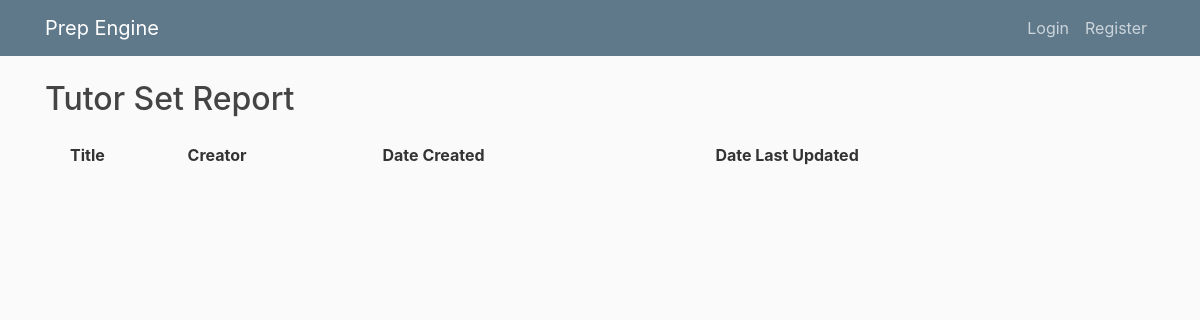
Page /reports/ on the earlier database version.
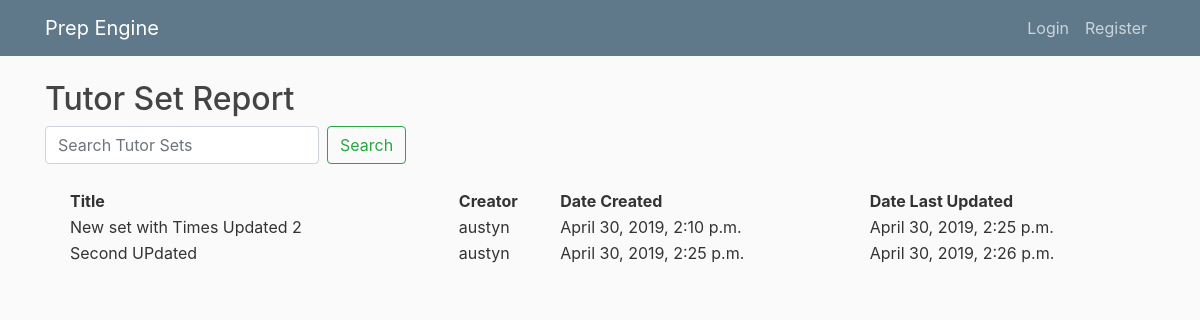
Same page on the later database version.
### tutor_sets/models.py (models this page shows, shortened)
class TutorSet(models.Model):
    title = models.CharField(max_length=100)
    description = models.TextField(blank=True, null=True)
    author = models.ForeignKey(User, on_delete=models.CASCADE)
    date_created = models.DateTimeField(auto_now_add=True)
    date_updated = models.DateTimeField(auto_now=True)

### home/views.py (the view)
# urls.py: path('reports/', home_views.ReportListView.as_view(), name='reports'),
class ReportListView(ListView):
    model = TutorSet
    template_name = 'home/reports.html'
    context_object_name = 'tutorSets'
    paginate_by = 5
    def get_queryset(self):
        if 'search' in self.request.GET:
            search_term = self.request.GET['search']
            return TutorSet.objects.filter(
                            Q(title__icontains=search_term)|
                            Q(author__username__icontains=search_term)|
                            Q(description__icontains=search_term))
        return TutorSet.objects.all()

### home/templates/home/reports.html
{% extends "home/base.html" %}
{% block content %}
    <h2>Tutor Set Report</h2>
    {% if tutorSets %}
    <form class="form-inline my-2 my-lg-0">
      <input
          class="form-control mr-sm-2 "
          type="search"
          placeholder="Search Tutor Sets"
          aria-label="Search"
          name="search"
      >
      <button class="btn btn-outline-success my-2 my-sm-0 " type="submit">Search</button>
    </form>
    {% endif %}
    <table style="width:100%" class="table-hover m-4">
        <tr>
            <th>Title</th>
            <th>Creator</th>
            <th>Date Created</th>
            <th>Date Last Updated</th>
        </tr>
        {% for tutorSet in tutorSets %}
            <tr>
                <td>{{ tutorSet.title }}</td>
                <td>{{ tutorSet.author.username }}</td>
                <td>{{ tutorSet.date_created}}</td>
                <td>{{ tutorSet.date_updated}}</td>
            </tr>
        {% endfor %}
    </table>
{% endblock %}

### home/templates/home/base.html (shortened to what this page needs)
{% load static %}
<!DOCTYPE html>
    <html lang="en">
    <head>
        <link rel="stylesheet" href="https://maxcdn.bootstrapcdn.com/bootstrap/4.0.0/css/bootstrap.min.css">
        <link rel="stylesheet" href="{% static 'home/main.css' %}">
    </head>
    <body>
        <header class="site-header">
          <nav class="navbar navbar-expand-md navbar-dark bg-steel fixed-top">
            <div class="container">
              <a class="navbar-brand mr-4" href="{% url 'engine-home' %}">Prep Engine</a>
              <div class="collapse navbar-collapse" id="navbarToggle">
                <div class="navbar-nav">
                  {% if user.is_authenticated %}
                    <a class="nav-item nav-link" href="{% url 'reports' %}">Reports</a>
                    <a class="nav-item nav-link" href="{% url 'user-tutorsets' user.username %}">My Tutor Sets</a>
                    <a class="nav-item nav-link" href="{% url 'logout' %}" data-toggle="modal" data-target="#confirmLogout">Log Out</a>
                  {% else %}
                    <a class="nav-item nav-link" href="{% url 'login' %}">Login</a>
                    <a class="nav-item nav-link" href="{% url 'register' %}">Register</a>
                  {% endif %}
                </div>
              </div>
            </div>
          </nav>
        </header>
        <div class="container">
            {% block content %}
            {% endblock %}
        </div>
    </body>
</html>

### home/static/home/main.css (style rules this page uses)
body { background: #fafafa; color: #333333; margin-top: 5rem; }
h1, h2, h3, h4, h5, h6 { color: #444444; }
.bg-steel { background-color: #5f788a; }
.site-header .navbar-nav .nav-link { color: #cbd5db; }

Differences in the rows shown:
added TutorSet: title "New set with Times Updated 2", author.username "austyn", date_created "April 30, 2019, 2:10 p.m.", date_updated "April 30, 2019, 2:25 p.m."
added TutorSet: title "Second UPdated", author.username "austyn", date_created "April 30, 2019, 2:25 p.m.", date_updated "April 30, 2019, 2:26 p.m."
Other differences:
text now shown: "Search"
